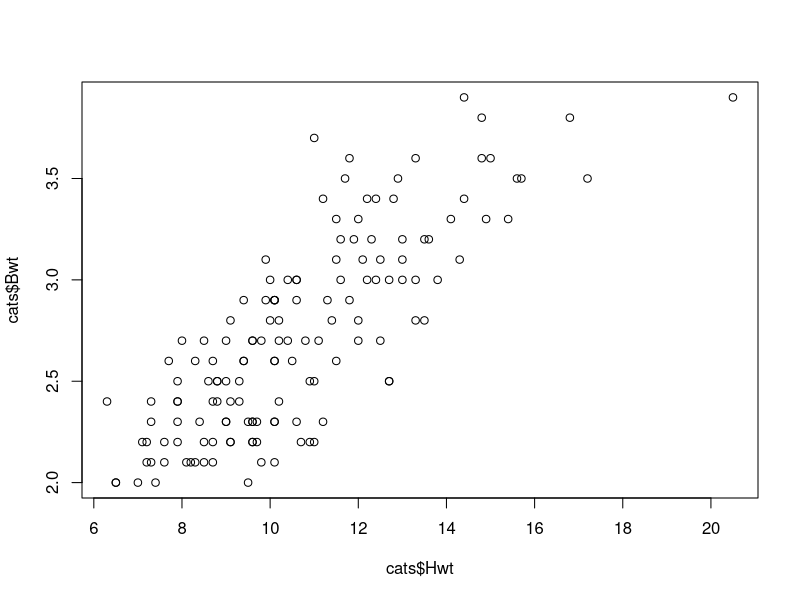
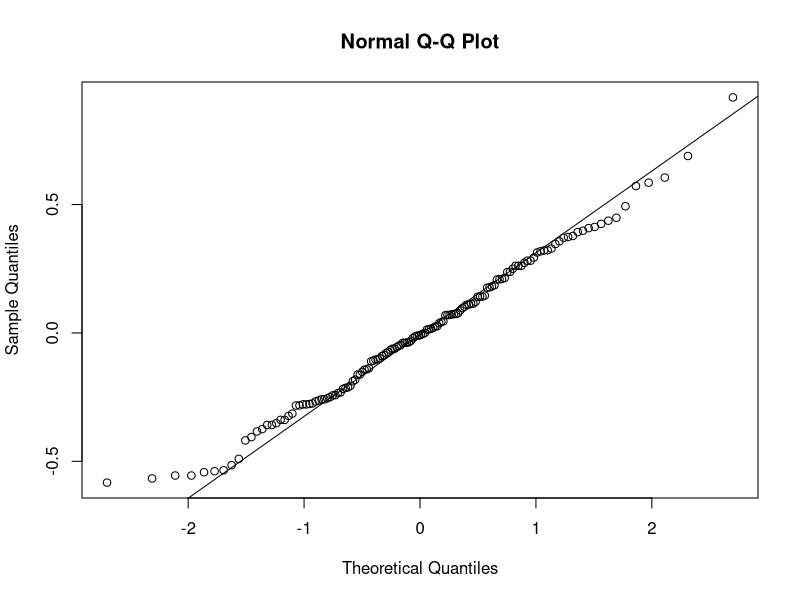
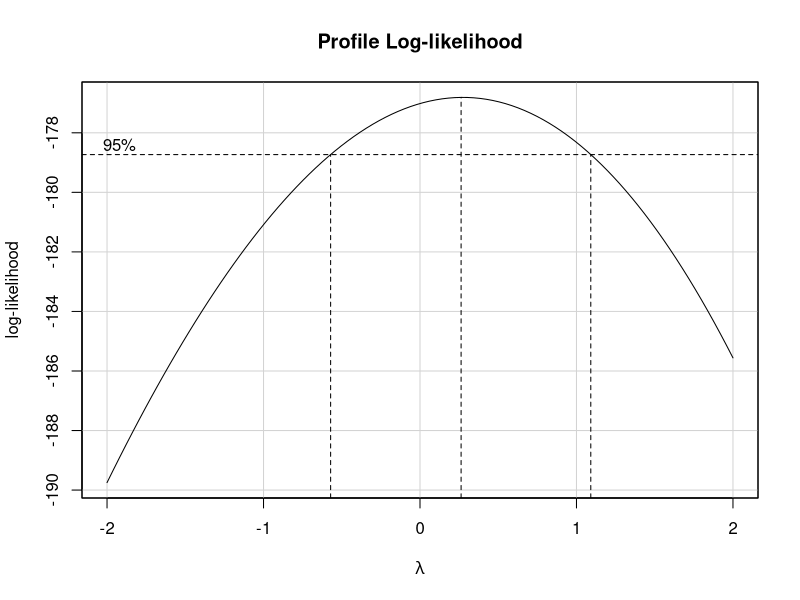
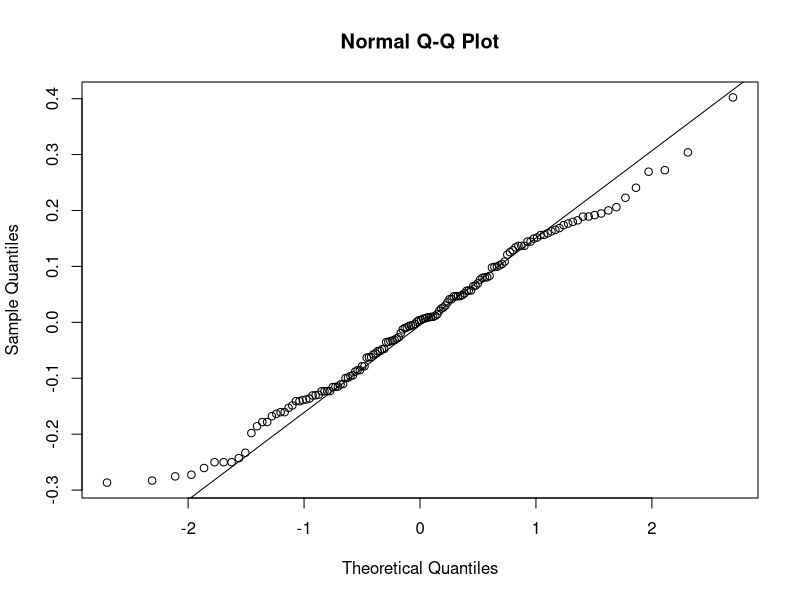
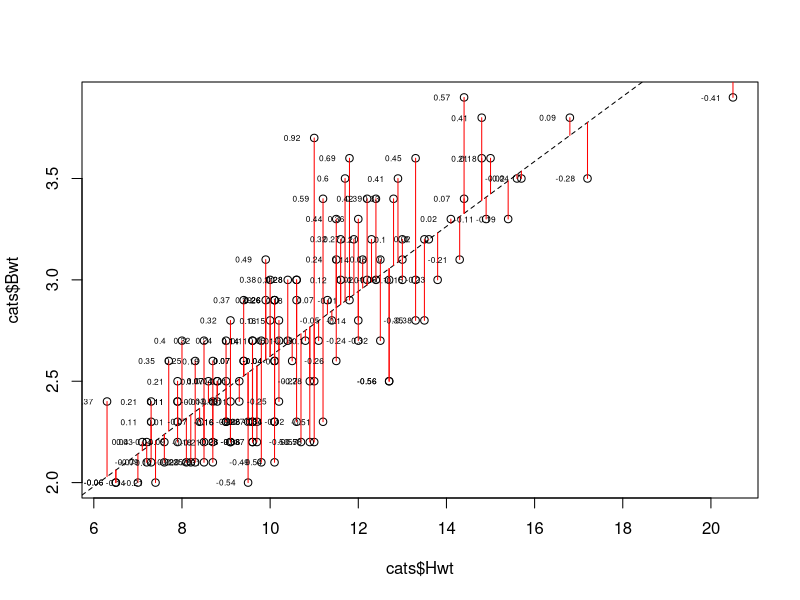
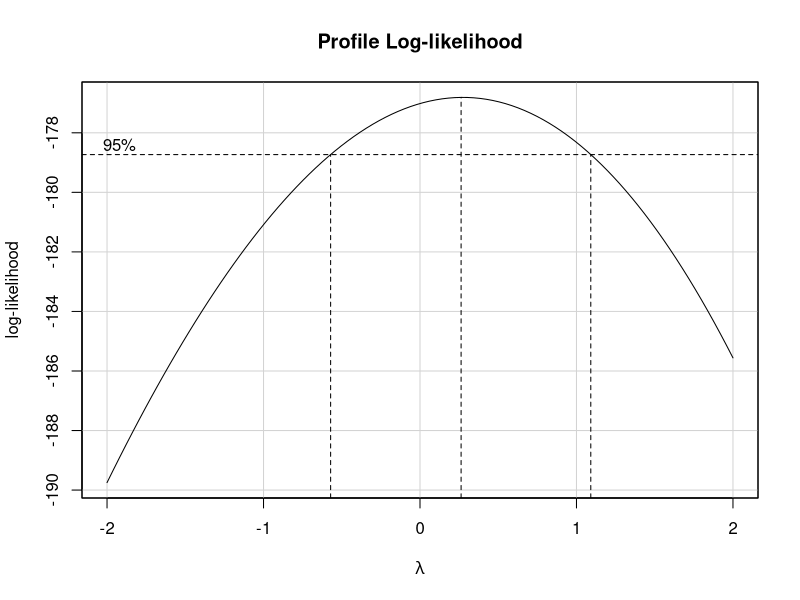
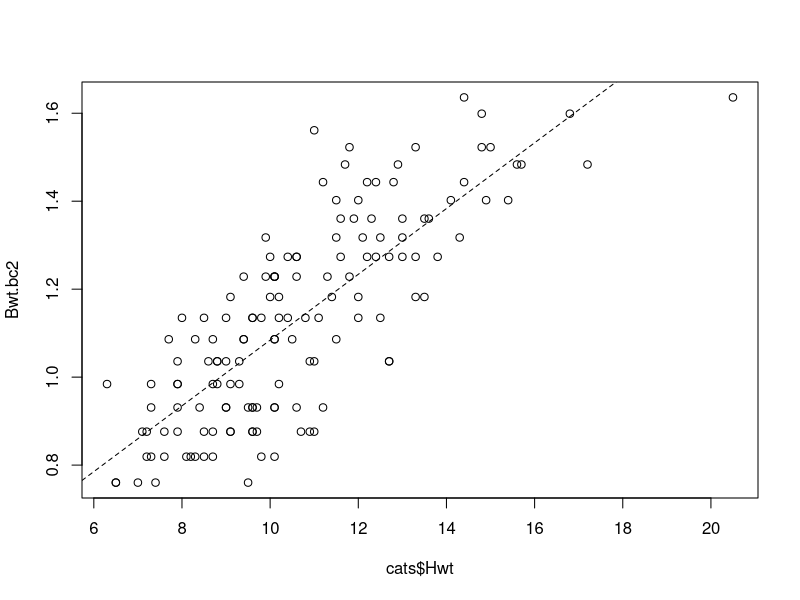
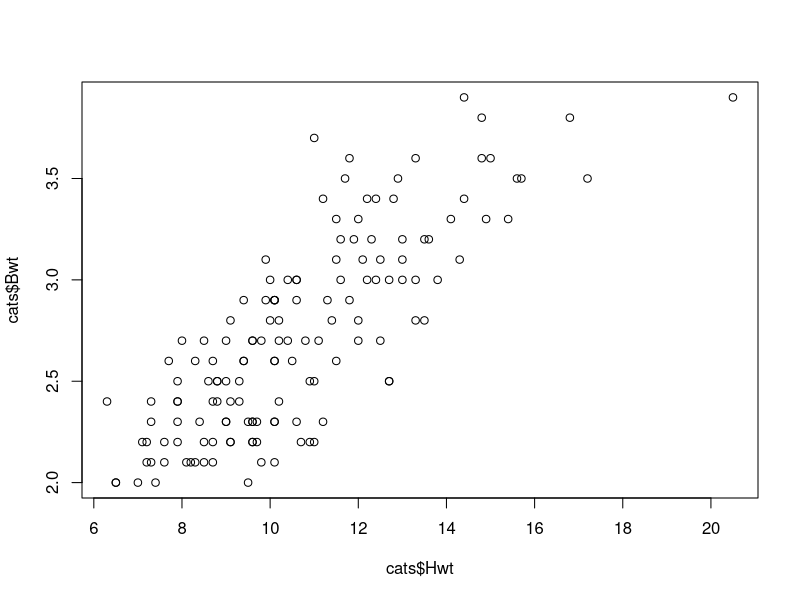

Reproduce these figures in R, in order.
## ---- chunk 1
knitr::opts_chunk$set(echo = TRUE, warning = FALSE, message=FALSE)
## ---- chunk 2
library(MASS)
data(cats)
## ---- chunk 3
plot(cats$Hwt, cats$Bwt)
# LR should be a good fit
## ---- chunk 4
Hwt = cats$Hwt
Bwt = cats$Bwt
beta1 = sum((Hwt-mean(Hwt))*(Bwt-mean(Bwt))) / sum((Hwt-mean(Hwt))^2)
beta0 = mean(Bwt)-beta1*mean(Bwt)
Bwt_hat = beta0 + beta1*Hwt
# The an increase in 1 Hwt unit corresponds to an increase in .17 Bwt unit
fit = lm(Bwt ~ Hwt, data = cats)
summary(fit)
## ---- chunk 5
# Constant variance, normality, independent errors
# Box-Cox addresses normality of the data
qqnorm(fit$residuals)
qqline(fit$residuals)
## ---- chunk 6
library(car)
bc = boxCox(fit)
lambda = bc$x[which(bc$y == max(bc$y))]
Bwt.bc = (cats$Bwt^lambda - 1)/lambda
model.bc = lm(Bwt.bc ~ cats$Hwt)
qqnorm(model.bc$residuals)
qqline(model.bc$residuals)
# Box-Cox transformation finds the maximum fit for a normal distribution, rerunning the transformation will do nothing because the maximum has already been found

## ---- chunk 7
plot(cats$Hwt, cats$Bwt)
abline(fit, lty = 2)
pre = predict(fit)
segments(cats$Hwt, cats$Bwt,
         cats$Hwt, pre,
         col = "red")
text(cats$Hwt - .5, cats$Bwt, round(fit$residuals, 2), cex = 0.5)
confint(fit)
## ---- chunk 8
library(car)
newdata = data.frame(Hwt = c(2.8, 5, 10))
fit = lm(Bwt ~ Hwt, data = cats)
predict(fit, newdata, interval = "confidence")
predict(fit, newdata, interval = "prediction")
## ---- chunk 9
bc2 = boxCox(fit)
lambda2 = bc2$x[which(bc2$y == max(bc2$y))]
Bwt.bc2 = (cats$Bwt^lambda2 - 1)/lambda2
fit2 = lm(Bwt.bc2 ~ cats$Hwt)
plot(cats$Hwt, Bwt.bc2)
abline(fit2, lty = 2)
## ---- chunk 10
plot(cats$Hwt, cats$Bwt)
abline(fit2, lty = 2)

